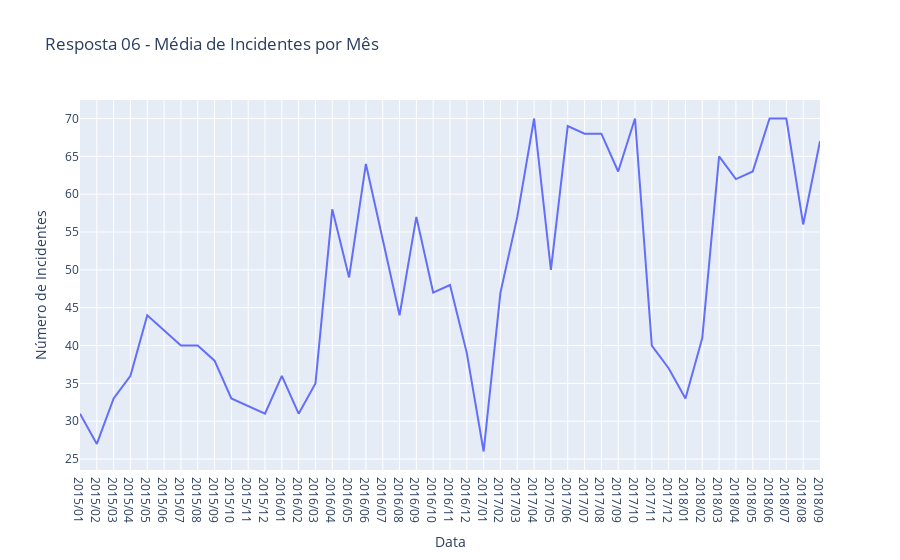

The code cell stored with this chart in its notebook:
### Markdown cell above
### Não é posível calcular a média mensal pois as datas são sempre no dia 01 de cada mês e ano. 

### Desta forma foi calculada a quantidade mensal.

### Code cell
# Cria a figura
fig = go.Figure(data = go.Scatter(x = perg6['Ano_Mes'],
                                  y = perg6['Qtde'],
                                  mode = 'lines'))

# Layout
fig.update_layout(title = 'Resposta 06 - Média de Incidentes por Mês',
                  xaxis_title = "Data",
                  yaxis_title = "Número de Incidentes")

# Mostra o gráfico
fig.show()

### Figure 1 — Plotly figure (JSON) as saved in the notebook; plotly's stock layout.template omitted (floating-point values rounded to 4 significant figures)
{"data": [{"mode": "lines", "type": "scatter", "x": ["2015/01", "2015/02", "2015/03", "2015/04", "2015/05", "2015/06", "2015/07", "2015/08", "2015/09", "2015/10", "2015/11", "2015/12", "2016/01", "2016/02", "2016/03", "2016/04", "2016/05", "2016/06", "2016/07", "2016/08", "2016/09", "2016/10", "2016/11", "2016/12", "2017/01", "2017/02", "2017/03", "2017/04", "2017/05", "2017/06", "2017/07", "2017/08", "2017/09", "2017/10", "2017/11", "2017/12", "2018/01", "2018/02", "2018/03", "2018/04", "2018/05", "2018/06", "2018/07", "2018/08", "2018/09"], "y": [31, 27, 33, 36, 44, 42, 40, 40, 38, 33, 32, 31, 36, 31, 35, 58, 49, 64, 54, 44, 57, 47, 48, 39, 26, 47, 57, 70, 50, 69, 68, 68, 63, 70, 40, 37, 33, 41, 65, 62, 63, 70, 70, 56, 67]}], "layout": {"title": {"text": "Resposta 06 - Média de Incidentes por Mês"}, "xaxis": {"title": {"text": "Data"}}, "yaxis": {"title": {"text": "Número de Incidentes"}}}}
